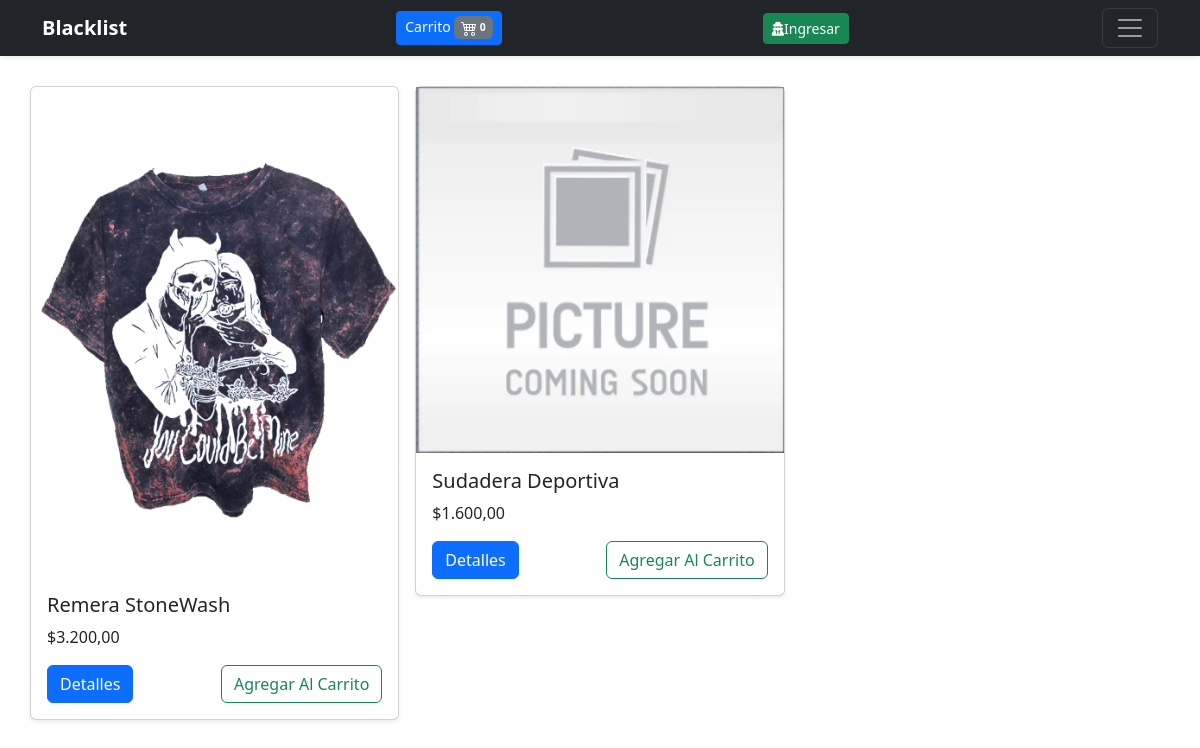
The page / on the database its author committed.
### tables this page shows
CREATE TABLE `productos` (
  `id` int(11) NOT NULL,
  `nombre` varchar(200) NOT NULL,
  `descripcion` text NOT NULL,
  `precio` decimal(10,0) NOT NULL,
  `descuento` tinyint(3) NOT NULL DEFAULT 0,
  `id_categoria` int(11) NOT NULL,
  `activo` int(11) NOT NULL
);

### config/config.php (called while the page is built, shortened)
<?php
    $num_cart = 0;
?>

### index.php (the view, shortened to what this page needs)
<?php
require 'config/config.php';
$db = new Database();
$con = $db->conectar();
$sql = $con->prepare("SELECT id,nombre,precio FROM productos WHERE activo=1");
$sql->execute();
$resultado = $sql->fetchall(PDO::FETCH_ASSOC);
?>
<!DOCTYPE html>
<html lang="en">
<head>
    <link href="https://cdn.jsdelivr.net/npm/bootstrap@5.3.0-alpha2/dist/css/bootstrap.min.css" rel="stylesheet">
    <link rel="stylesheet" href="css/estilos.css">
    <link rel="stylesheet" href="css/all.min.css">
</head>
<body>
<?php include 'menu.php';?>
    <main>
        <div class="container">
            <div class="row row-cols-1 row-cols-sm-2 row-cols-md-3 g-3">
                <?php
                foreach($resultado as $row){
                ?>
                <div class="col">
                    <div class="card shadow-sm">
                        <?php
                        $id = $row['id'];
                        $imagen = "img/Productos/" . $id . "/Principal.png";
                        if(!file_exists($imagen)){
                            $imagen = "img/Productos/no-photo.png";
                        }
                        ?>
                        <img src="<?php echo $imagen; ?>">
                        <div class="card-body">
                            <h5 class="card-title"><?php echo $row['nombre'];?></h5>
                            <p class="card-text">$<?php echo number_format($row['precio'],2,',','.');?></p>
                            <div class="d-flex justify-content-between aling-items-center">
                                <div class="btn-group">
                                    <a href="detalles.php?id=<?php echo $row['id'];?>&token=<?php echo hash_hmac('sha1',$row['id'], KEY_TOKEN);?>" class="btn btn-primary">Detalles</a>
                                </div>
                                <button class="btn btn-outline-success" type="button" onclick="addProducto(<?php echo $row['id'];?>, '<?php echo hash_hmac('sha1',$row['id'], KEY_TOKEN);?>')">Agregar Al Carrito</button>
                            </div>
                        </div>
                    </div>
                </div>
                <?php } ?>
            </div>
        </div>
    </main>
</body>
</html>

### menu.php (shortened to what this page needs)
<header data-bs-theme="dark">
        <div class="navbar navbar-dark bg-dark shadow-sm ">
            <div class="container">
                <a href="index.php" class="navbar-brand ">
                    <strong>Blacklist</strong>
                </a>
                <a href="checkout.php" class="btn btn-primary navbar-item btn-sm me-2 ">
                    Carrito <span id="num_cart" class="badge  bg-secondary ">
                        <?php echo $num_cart;?></span>
                </a>
                <?php if(isset($_SESSION['user_id'])){?>
                    <div class="dropdown">
                        <a class="btn btn-success btn-sm dropdown-toggle" href="#" role="button" id="btn_session" data-bs-toggle="dropdown" aria-expanded="false">
                            <svg xmlns="http://www.w3.org/2000/svg" width="16" height="16" fill="currentColor" class="bi bi-person-circle" viewBox="0 0 16 16">
                            <path d="M11 6a3 3 0 1 1-6 0 3 3 0 0 1 6 0z"/>
                            <path fill-rule="evenodd" d="M0 8a8 8 0 1 1 16 0A8 8 0 0 1 0 8zm8-7a7 7 0 0 0-5.468 11.37C3.242 11.226 4.805 10 8 10s4.757 1.225 5.468 2.37A7 7 0 0 0 8 1z"/>
                            </svg>
                            <i class="fas fa-user-secret"><?php echo $_SESSION['user_name'];?></i>
                        </a>
                        <ul class="dropdown-menu" aria-labelledby="btn_session">
                            <li><a class="dropdown-item" href="compras.php">Mis compras</a>
                            <li><a class="dropdown-item" href="logout.php">
                                <svg xmlns="http://www.w3.org/2000/svg" width="16" height="16" fill="currentColor" class="bi bi-box-arrow-left" viewBox="0 0 16 16">
                                <path fill-rule="evenodd" d="M6 12.5a.5.5 0 0 0 .5.5h8a.5.5 0 0 0 .5-.5v-9a.5.5 0 0 0-.5-.5h-8a.5.5 0 0 0-.5.5v2a.5.5 0 0 1-1 0v-2A1.5 1.5 0 0 1 6.5 2h8A1.5 1.5 0 0 1 16 3.5v9a1.5 1.5 0 0 1-1.5 1.5h-8A1.5 1.5 0 0 1 5 12.5v-2a.5.5 0 0 1 1 0v2z"/>
                                <path fill-rule="evenodd" d="M.146 8.354a.5.5 0 0 1 0-.708l3-3a.5.5 0 1 1 .708.708L1.707 7.5H10.5a.5.5 0 0 1 0 1H1.707l2.147 2.146a.5.5 0 0 1-.708.708l-3-3z"/>
                                </svg> Cerrar sesión</a>
                            </li>
                            </li>
                        </ul>
                    </div>
                <?php } else {?>
                    <a href="login.php" class="btn btn-success btn-sm"><i class="fas fa-user-secret"></i>Ingresar</a>
                <?php } ?>
                <button class="navbar-toggler" type="button" data-bs-toggle="collapse" data-bs-target="#navbarHeader" aria-controls="navbarHeader" aria-expanded="false" aria-label="Toggle navigation">
                    <span class="navbar-toggler-icon"></span>
                </button>
            </div>
        </div>
    </header>

### css/estilos.css (style rules this page uses)
main>.container { padding: 30px 0; }

### rows shown on the page
productos: shows a picture, nombre "Remera StoneWash", precio "3.200,00"
productos: shows a picture, nombre "Sudadera Deportiva", precio "1.600,00"

### other values the page prints
$num_cart "0"
